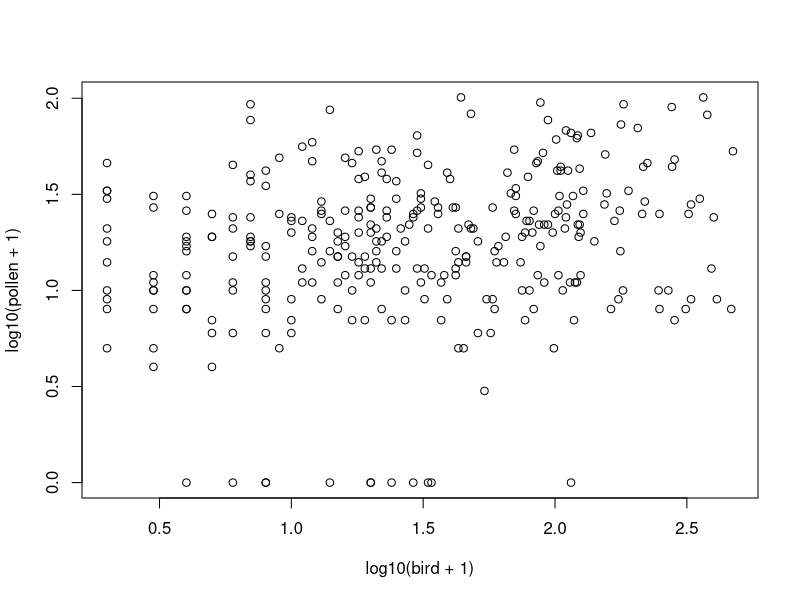
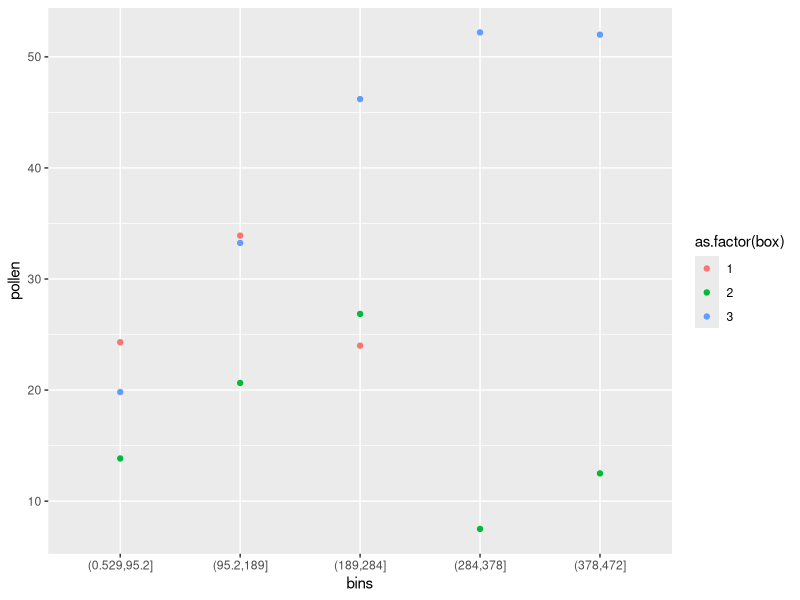
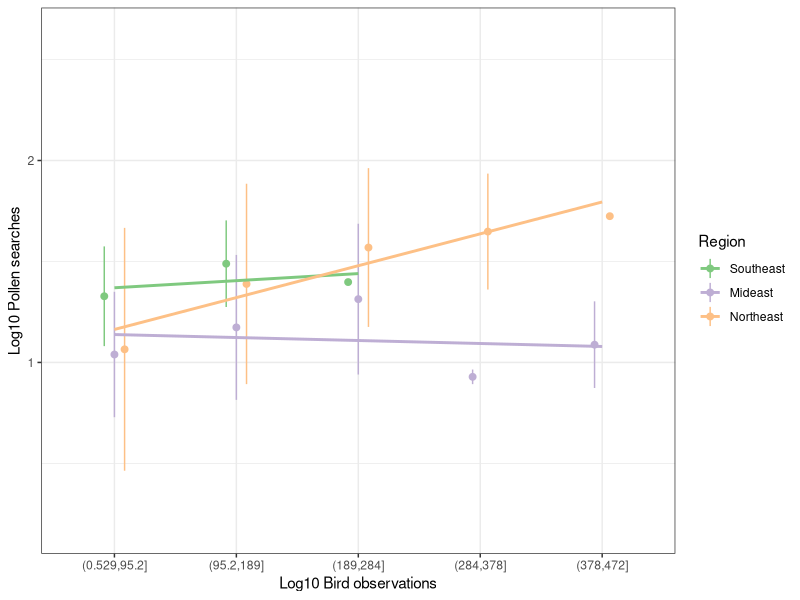
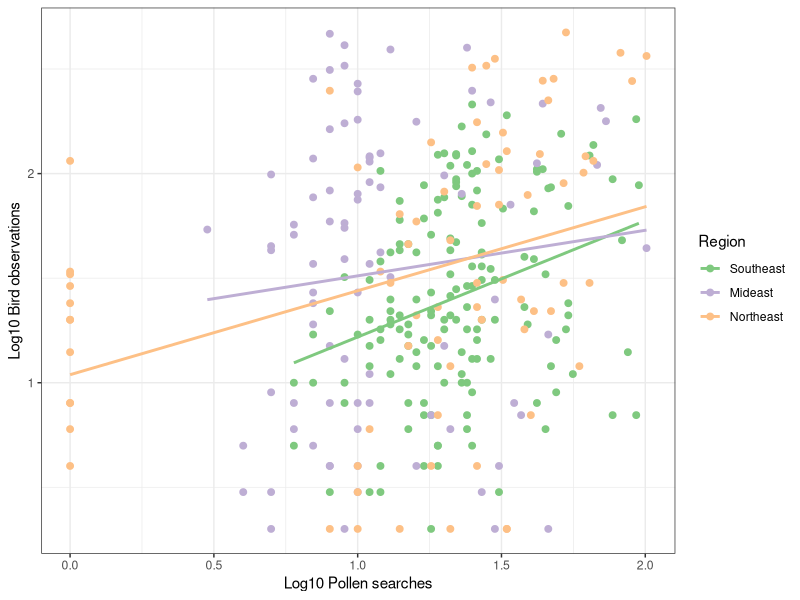
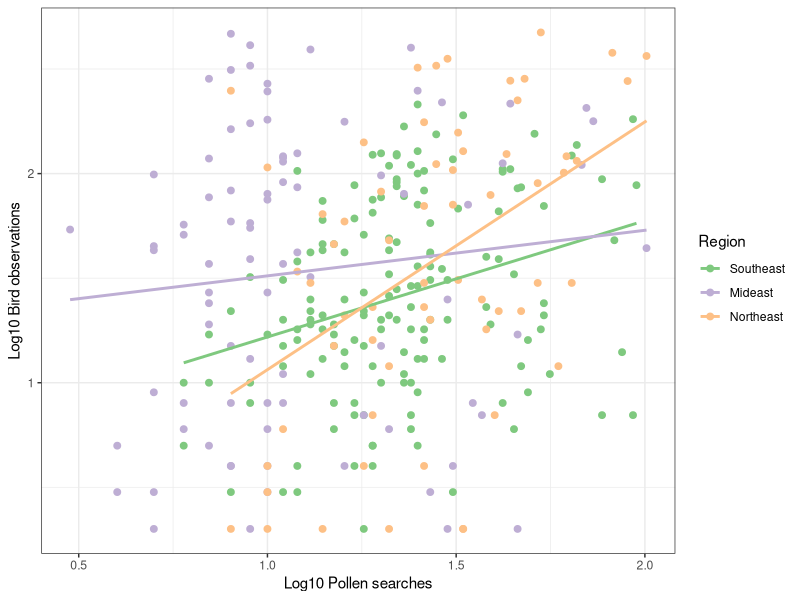

The R source for these figures, in order:
library(ggplot2)
library(dplyr)
result_table <- read.csv("Data/result_table.csv")
head(result_table)

summary(result_table$bird)
sort(log10(result_table$bird))
sort(log10(result_table$pollen))
plot(log10(pollen+1)~log10(bird+1), data = result_table)

result_table$bins <- cut(result_table$bird, breaks = 5)

ggplot(result_table, aes(x = bins, y = pollen, group = box, color = as.factor(box))) +
  stat_summary(fun.y = "mean", geom = "point") 

summary_table <- result_table %>%
  group_by(box, bins) %>%
  summarize(mean.pollen = mean(log10(pollen+1)),
         sd.pollen = sd(log10(pollen+1)))

# plot pollen searches ~ binned bird observations
ggplot(summary_table, aes(x = bins, y = mean.pollen,
                          group = as.factor(box),
                          color = as.factor(box)))+
  geom_point(size = 2,
             position = position_dodge(width = 0.25)) +
  geom_linerange(aes(ymin = mean.pollen - sd.pollen,
                    ymax = mean.pollen + sd.pollen),
                 position = position_dodge(width = 0.25)) +
  geom_smooth(method = "lm",
              alpha = 0)+
  scale_color_brewer(palette = 'Accent',
            labels = c('Southeast', 'Mideast','Northeast'),
            name = 'Region') +
  labs(x = 'Log10 Bird observations',
       y = 'Log10 Pollen searches') +
  theme_bw()

# plot bird obs ~ pollen
ggplot(result_table, aes(x = log10(pollen+1),
                         y = log10(bird+1),
                         color = as.factor(box))) +
  geom_point(size = 2) +
  geom_smooth(method = "lm",
              alpha = 0)+
  scale_color_brewer(palette = 'Accent',
                     labels = c('Southeast', 'Mideast','Northeast'),
                     name = 'Region') +
  labs(x = 'Log10 Pollen searches',
       y = 'Log10 Bird observations') +
  theme_bw()

# plot bird obs ~ pollen, filtered out "0" observations
result_table %>% filter(pollen > 0, bird >0) %>%
  ggplot(aes(x = log10(pollen+1),
                           y = log10(bird+1),
                           color = as.factor(box))) +
  geom_point(size = 2) +
  geom_smooth(method = "lm",
              alpha = 0)+
  scale_color_brewer(palette = 'Accent',
                     labels = c('Southeast', 'Mideast','Northeast'),
                     name = 'Region') +
  labs(x = 'Log10 Pollen searches',
       y = 'Log10 Bird observations') +
  theme_bw()

